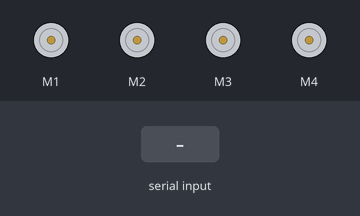
Simulated run of this sketch. Board: Arduino Uno, built with avr-gcc and run on an emulated ATmega328P. On the bench: 4 × DC motor (green arrow = forward, orange = backward, longer = faster). Inputs (shaded band) come from the test bench.

Above: at 1.2 s.
1.3 s: "F" received over Serial
At 2.3 s:
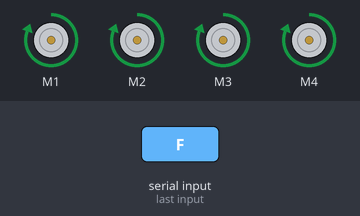
2.8 s: "B" received over Serial
At 3.4 s:
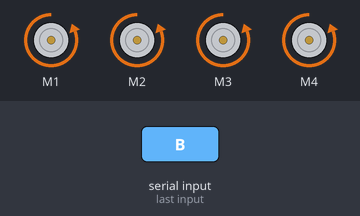
4.3 s: "L" received over Serial
At 4.6 s:
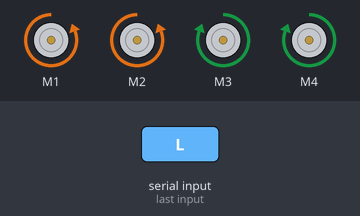
5.8 s: "R" received over Serial
At 6.9 s:
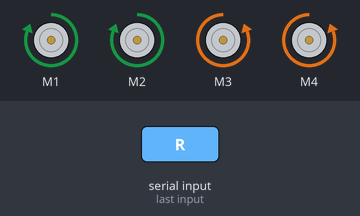
7.3 s: "1" received over Serial
At 8.1 s:
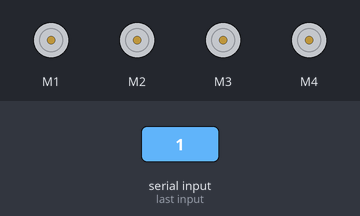
Timing chart, 0 to 9.8 s (numbered marks = the images above; inputs shaded):
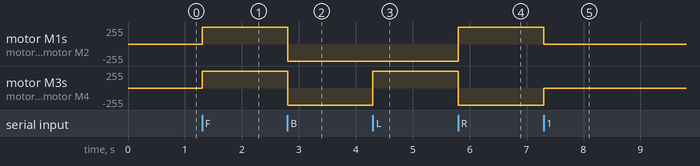

Measured:
- after the input at 1.3 s, motor M1–4: stopped → forward 255/255 at once
- after the input at 2.8 s, motor M1–4: forward 255/255 → backward 255/255 at once
- after the input at 4.3 s, motor M3, motor M4: backward 255/255 → forward 255/255 at once
- after the input at 5.8 s, motor M1, motor M2: backward 255/255 → forward 255/255 at once; motor M3, motor M4: forward 255/255 → backward 255/255 at once
- after the input at 7.3 s, motor M1, motor M2: forward 255/255 → stopped at once; motor M3, motor M4: backward 255/255 → stopped at once

The sketch:

BLUETOOTH_CAR.ino
```cpp
#include <AFMotor.h>

AF_DCMotor motor1(1, MOTOR12_1KHZ);
AF_DCMotor motor2(2, MOTOR12_1KHZ);
AF_DCMotor motor3(3, MOTOR34_1KHZ);
AF_DCMotor motor4(4, MOTOR34_1KHZ);

char command;

void setup()
{
  Serial.begin(9600);
}

void loop(){
  if(Serial.available() > 0){
    command = Serial.read();

    motor1.setSpeed(0);
    motor1.run(RELEASE);
    motor2.setSpeed(0);
    motor2.run(RELEASE);
    motor3.setSpeed(0);
    motor3.run(RELEASE);
    motor4.setSpeed(0);
    motor4.run(RELEASE);

    switch(command){
    case 'F':// Forward
      motor1.setSpeed(255);
      motor1.run(FORWARD);
      motor2.setSpeed(255);
      motor2.run(FORWARD);
      motor3.setSpeed(255);
      motor3.run(FORWARD);
      motor4.setSpeed(255);
      motor4.run(FORWARD);
      break;
    case 'B':// Back
      motor1.setSpeed(255);
      motor1.run(BACKWARD);
      motor2.setSpeed(255);
      motor2.run(BACKWARD);
      motor3.setSpeed(255);
      motor3.run(BACKWARD);
      motor4.setSpeed(255);
      motor4.run(BACKWARD);
      break;
    case 'L':// Left
      motor1.setSpeed(255);
      motor1.run(BACKWARD);
      motor2.setSpeed(255);
      motor2.run(BACKWARD);
      motor3.setSpeed(255);
      motor3.run(FORWARD);
      motor4.setSpeed(255);
      motor4.run(FORWARD);
      break;
    case 'R':// Right
      motor1.setSpeed(255);
      motor1.run(FORWARD);
      motor2.setSpeed(255);
      motor2.run(FORWARD);
      motor3.setSpeed(255);
      motor3.run(BACKWARD);
      motor4.setSpeed(255);
      motor4.run(BACKWARD);
      break;
    }
  }
}
```
